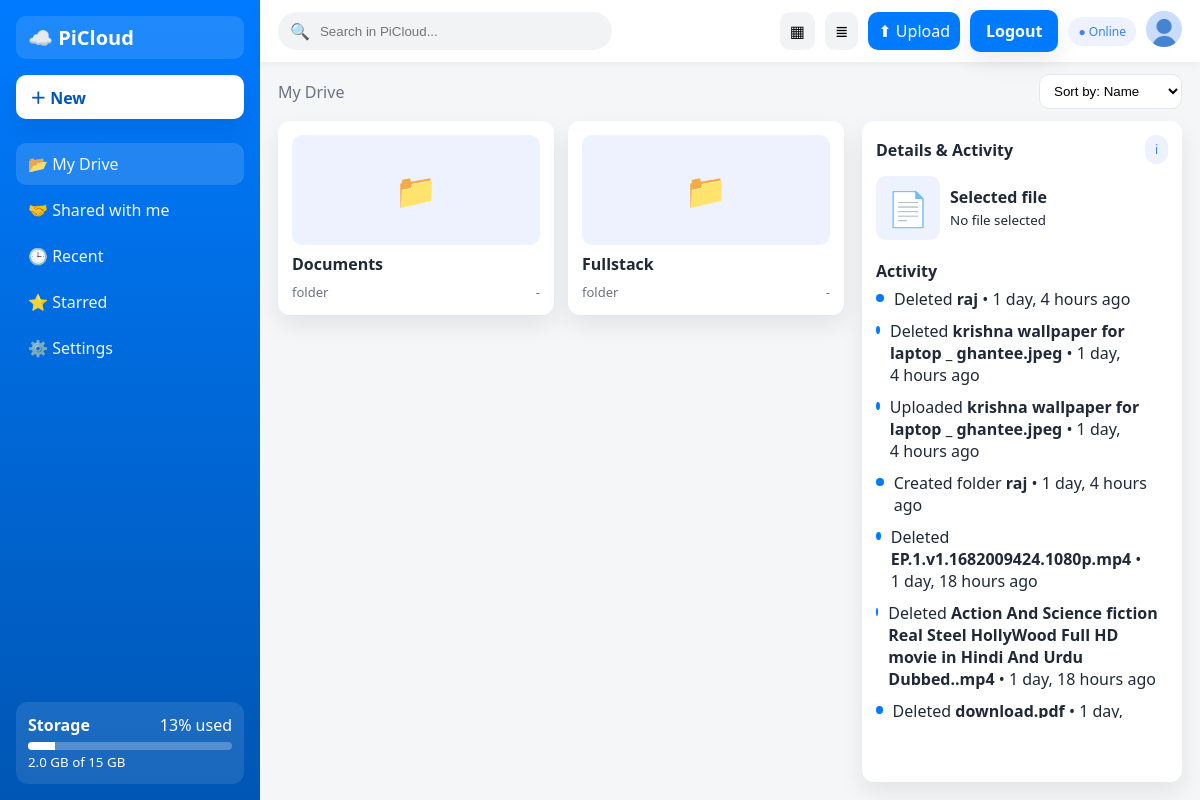
Page /index/ (signed in) on the committed database.
### accounts/models.py (models this page shows, shortened)
class Profile(models.Model):
    GENDER_CHOICES = [
        ('Male', 'Male'),
        ('Female', 'Female'),
        ('Other', 'Other'),
        ('Prefer not to say', 'Prefer not to say'),
    ]
    user = models.OneToOneField(User, on_delete=models.CASCADE)
    image = models.ImageField(default='default.jpg', upload_to='profile_pics')
    storage_used = models.BigIntegerField(default=0)  # bytes
    phone_number = models.CharField(max_length=20, blank=True, null=True)
    date_of_birth = models.DateField(blank=True, null=True)
    gender = models.CharField(max_length=20, choices=GENDER_CHOICES, blank=True, null=True)
    location = models.CharField(max_length=100, blank=True, null=True)
    bio = models.TextField(max_length=500, blank=True, null=True)
    def get_storage_used_gb(self):
        return self.storage_used / (1024 * 1024 * 1024)
    def get_storage_limit_gb(self):
        try:
            if hasattr(self.user, 'subscription') and self.user.subscription.is_active:
                return self.user.subscription.plan.storage_gb
            else:
                return 15
        except:
            return 15
    def get_storage_limit_bytes(self):
        return self.get_storage_limit_gb() * 1024 * 1024 * 1024
    def get_storage_used_percent(self):
        storage_limit = self.get_storage_limit_bytes()
        if storage_limit == 0:
            return 0
        return min((self.storage_used / storage_limit) * 100, 100)

### storage/models.py (models this page shows, shortened)
class Activity(models.Model):
    ACTION_CHOICES = [
        ('upload', 'Uploaded'),
        ('download', 'Downloaded'),
        ('delete', 'Deleted'),
        ('rename', 'Renamed'),
        ('share', 'Shared'),
        ('move', 'Moved'),
        ('create_folder', 'Created folder'),
    ]
    user = models.ForeignKey(User, on_delete=models.CASCADE)
    action = models.CharField(max_length=20, choices=ACTION_CHOICES)
    item_name = models.CharField(max_length=255)
    details = models.TextField(blank=True)
    timestamp = models.DateTimeField(auto_now_add=True)
    class Meta:
        ordering = ['-timestamp']

### storage/views.py (the view, shortened to what this page needs)
# urls.py: path('index/', views.index, name='index'),
@login_required
def index(request):
    folder_id = request.GET.get('folder')
    current_folder = None
    if folder_id:
        current_folder = get_object_or_404(Folder, id=folder_id, owner=request.user)
        files = File.objects.filter(folder=current_folder, owner=request.user)
        folders = Folder.objects.filter(parent=current_folder, owner=request.user)
    else:
        files = File.objects.filter(folder=None, owner=request.user)
        folders = Folder.objects.filter(parent=None, owner=request.user)
    items = []
    for folder in folders:
        items.append({
            'id': folder.id,
            'name': folder.name,
            'type': 'folder',
            'size': '-',
            'modified': folder.updated_at.strftime('%b %d'),
            'icon': '📁'
        })
    activities = Activity.objects.filter(user=request.user)[:10]
    profile = request.user.profile
    storage_used_percent = profile.get_storage_used_percent()
    storage_used_gb = profile.get_storage_used_gb()
    storage_limit_gb = profile.get_storage_limit_gb()
    context = {
        'items': items,
        'current_folder': current_folder,
        'activities': activities,
        'storage_used_percent': round(storage_used_percent),
        'storage_used_gb': round(storage_used_gb, 1),
        'storage_limit_gb': storage_limit_gb,
    }
    return render(request, 'storage/index.html', context)

### templates/storage/index.html (shortened to what this page needs)
<!DOCTYPE html>
<html lang="en">
<head>
</head>
<body>
  <div class="app">
    <aside class="sidebar" id="sidebar">
      <a href="{% url 'dashboard' %}" style="text-decoration:none;color:inherit">
        <div class="logo">☁️ PiCloud</div>
      </a>
      <button class="newBtn" id="newBtn">＋ New</button>
      <nav class="nav">
        <a href="{% url 'index' %}" class="active">📂 My Drive</a>
        <a href="#">🤝 Shared with me</a>
        <a href="{% url 'recent_files' %}">🕒 Recent</a>
        <a href="{% url 'starred_files' %}">⭐ Starred</a>
        <a href="{% url 'profile' %}">⚙️ Settings</a>
      </nav>
      <div class="storageCard">
        <div style="display:flex;justify-content:space-between;align-items:center">
          <strong>Storage</strong>
          <span>{{ storage_used_percent }}% used</span>
        </div>
        <div class="storageBar"><span></span></div>
        <small>{{ storage_used_gb }} GB of {{ storage_limit_gb }} GB</small>
      </div>
    </aside>
    <main class="main">
      <div class="topbar">
        <div class="leftGroup">
          <div class="search">
            🔍 <input id="search" type="search" placeholder="Search in PiCloud..." />
          </div>
        </div>
        <div class="actions">
          <button class="iconBtn" id="gridBtn" title="Grid view">▦</button>
          <button class="iconBtn" id="listBtn" title="List view">≣</button>
          <button class="iconBtn primary" id="uploadBtn">⬆ Upload</button>
          <form action="{% url 'logout' %}?next={% url 'dashboard' %}" method="post" style="display:inline;">
            <button type="submit" style="background:#007bff;color:#fff;border:none;border-radius:10px;padding:10px 16px;cursor:pointer;box-shadow:0 10px 25px rgba(0,0,0,.08);font-weight:600;">
              Logout
            </button>
          </form>
          <div class="userBadge">
            {% if user.is_authenticated %}
              <span class="pill">● Online</span>
              <a href="{% url 'profile' %}">
                <img class="avatar" src="{{ user.profile.image.url }}" alt="{{ user.username }}" style="width:36px;height:36px;border-radius:50%;object-fit:cover"/>
              </a>
            {% endif %}
          </div>
        </div>
      </div>
      <div class="toolbar">
        <div class="crumbs" id="breadcrumbs">
          <span data-path="/">My Drive</span>
        </div>
        <div class="viewToggles">
          <select class="select" id="sortSelect">
            <option value="name">Sort by: Name</option>
          </select>
        </div>
      </div>
      <section class="content">
        <div class="filesPanel">
          <div class="grid" id="gridView"></div>
        </div>
        <aside class="infoPanel">
          <div class="infoHeader">
            <strong>Details & Activity</strong>
            <span class="pill">i</span>
          </div>
          <div>
            <div style="display:flex;gap:10px;align-items:center;margin-bottom:8px">
              <div class="thumb" style="width:64px;height:64px">📄</div>
              <div>
                <div style="font-weight:600">Selected file</div>
                <small class="muted">No file selected</small>
              </div>
            </div>
          </div>
          <div>
            <strong style="display:block;margin-bottom:6px">Activity</strong>
            <div class="activity" id="activity">
              {% for activity in activities %}
              <div class="item">
                <span class="dot"></span>
                <div>{{ activity.get_action_display }} <b>{{ activity.item_name }}</b> • {{ activity.timestamp|timesince }} ago</div>
              </div>
              {% endfor %}
            </div>
          </div>
        </aside>
      </section>
    </main>
  </div>
</body>
</html>

### rows in the picture
Activity: action "Deleted", item_name "raj", timestamp "1 day, 4 hours"
Activity: action "Deleted", item_name "krishna wallpaper for laptop _ ghantee.jpeg", timestamp "1 day, 4 hours"
Activity: action "Uploaded", item_name "krishna wallpaper for laptop _ ghantee.jpeg", timestamp "1 day, 4 hours"
Activity: action "Created folder", item_name "raj", timestamp "1 day, 4 hours"
Activity: action "Deleted", item_name "EP.1.v1.1682009424.1080p.mp4", timestamp "1 day, 18 hours"
Activity: action "Deleted", item_name "Action And Science fiction Real Steel HollyWood Full HD movie in Hindi And Urdu Dubbed..mp4", timestamp "1 day, 18 hours"
Activity: action "Deleted", item_name "download.pdf", timestamp "1 day,…"

### other values in the picture
{{ storage_used_percent }} "13"
{{ storage_used_gb }} "2.0"
{{ storage_limit_gb }} "15"
